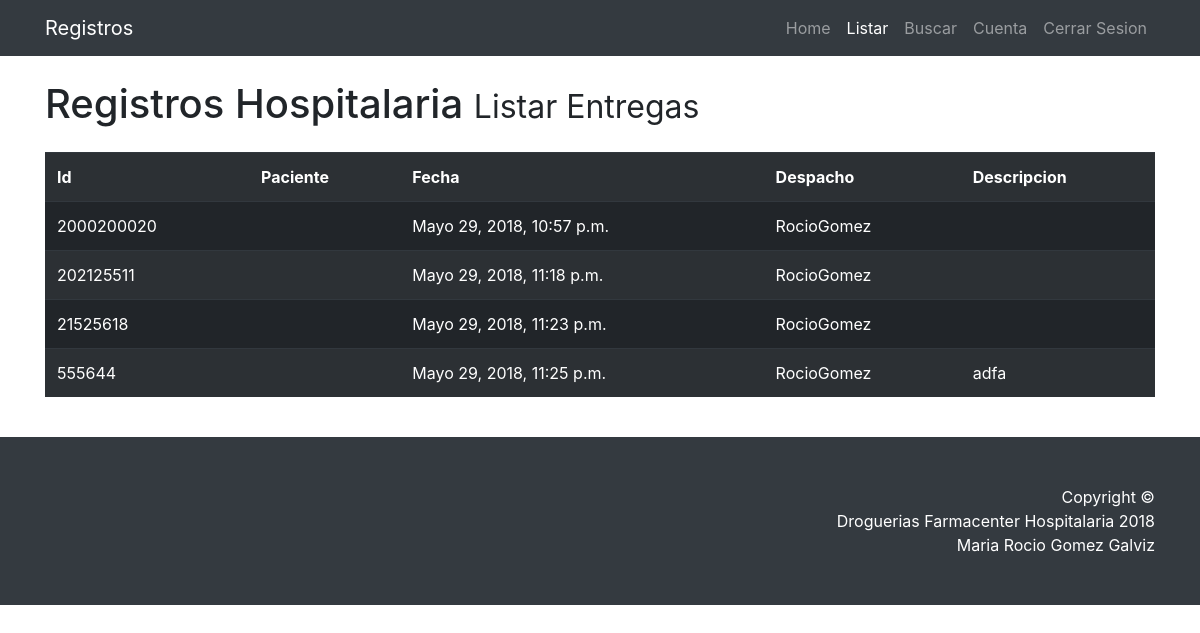
/listar_entregas (signed in), run on the app's committed database.
### app/models.py (models this page shows, shortened)
class Entrega(models.Model):
	id = models.CharField(max_length=20, primary_key=True)
	paciente = models.ManyToManyField('Paciente')
	fecha = models.DateTimeField(auto_now_add=True, auto_now=False)
	despacho = models.CharField(max_length=50)
	descripcion = models.CharField(max_length=300)

### app/views.py (the view)
# urls.py: path('listar_entregas', views.listar_entregas, name='listar_entregas'),
def listar_entregas(request):
	if request.user.is_authenticated:
		msg = ''
		mode = False
		entregas = Entrega.objects.all()
		if not len(entregas):
			msg = "No hay Entregas para mostrar"
		else:
			mode = True
		context = {
			'msg' : msg,
			'mode' : mode,
			'entregas' : entregas
		}
		return render(request, 'listar_entregas.html', context)
	else:
		return HttpResponseRedirect("sign_in")

### app/templates/listar_entregas.html (shortened to what this page needs)
{% extends "base.html" %}
{% load static %}
{% block active_listar %}<li class="nav-item active">{% endblock %}
{% block title_page %}Listar Entregas{% endblock %}
{% block container %}
{% if mode %}
<table style="width:100%" class="table table-striped table-dark table-hover">
  	<tr>
	    <th>Id</th>
	    <th>Paciente</th>
	    <th>Fecha</th>
	    <th>Despacho</th>
	    <th>Descripcion</th>
  	</tr>
{% for entrega in entregas %}
	<tr>
	    <td>{{entrega.id}}</td>
	    {% if id_paciente %}
	    <td>{{id_paciente}} </td>
	    {% else %}
	    <td>{{entrega.paciente.id}} </td>
	    {% endif %}
	    <td>{{entrega.fecha}}</td>
	    <td>{{entrega.despacho}}</td>
	    <td>{{entrega.descripcion}}</td>
		</tr>
	{% endfor %}
	</table>
{% endif %}
{% endblock %}

### app/templates/base.html (shortened to what this page needs)
{% load static %}
<!DOCTYPE html>
<html lang="es">
  <head>
     <link href="{% static 'vendor/bootstrap/css/bootstrap.min.css' %}" rel="stylesheet">
    <link href="{% static 'css/2-col-portfolio.css' %}" rel="stylesheet">
  </head>
  <body>
    <nav class="navbar navbar-expand-lg navbar-dark bg-dark fixed-top">
      <div class="container">
        <a class="navbar-brand" href="{% url 'index' %}">Registros</a>
        <div class="collapse navbar-collapse" id="navbarResponsive">
          <ul class="navbar-nav ml-auto">
            {% if user.is_authenticated %}
            {% block active_inicio %}<li class="nav-item">{% endblock %}
              <a class="nav-link" href="{% url 'index' %}">Home
              </a>
            </li>
            {% block active_listar %}<li class="nav-item">{% endblock %}
              <a class="nav-link" href="{% url 'listar_entregas' %}">Listar</a>
            </li>
            {% block active_buscar %}<li class="nav-item">{% endblock %}
              <a class="nav-link" href="{% url 'buscar_entrega' %}">Buscar</a>
            </li>
            {% block active_cuenta %}<li class="nav-item">{% endblock %}
              <a class="nav-link" href="{% url 'cuenta' %}">Cuenta</a>
            </li>
            <li class="nav-item">
              <a class="nav-link" href="{% url 'sign_out' %}">Cerrar Sesion</a>
            </li>
            {% else %}
            <li class="nav-item active">
              <a class="nav-link" href="{% url 'sign_in' %}">Iniciar Sesion</a>
            </li>
            {% endif %}
          </ul>
        </div>
      </div>
    </nav>
    <div class="container">
      <h1 class="my-4">Registros Hospitalaria
        <small>{% block title_page %}Inicio{% endblock %}</small>
      </h1>
      {% block container %}
      {% endblock %}
    </div>
    <br>
    <footer class="py-5 bg-dark">
      <div class="container">
        <p class="m-0 text-right text-white">Copyright &copy;<br>Droguerias Farmacenter Hospitalaria 2018<br>Maria Rocio Gomez Galviz</p>
      </div>
    </footer>
  </body>
</html>

### static/css/2-col-portfolio.css (style rules this page uses)
body { padding-top: 54px; }
@media (min-width: 992px) { body { padding-top: 56px; } }

### data on the page
Entrega: id "2000200020", fecha "Mayo 29, 2018, 10:57 p.m.", despacho "RocioGomez"
Entrega: id "202125511", fecha "Mayo 29, 2018, 11:18 p.m.", despacho "RocioGomez"
Entrega: id "21525618", fecha "Mayo 29, 2018, 11:23 p.m.", despacho "RocioGomez"
Entrega: id "555644", fecha "Mayo 29, 2018, 11:25 p.m.", despacho "RocioGomez", descripcion "adfa"
